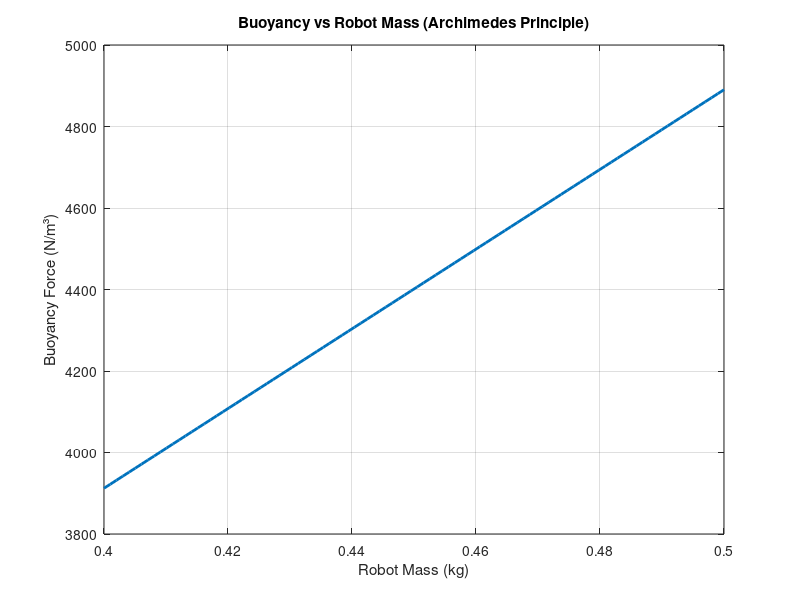

MATLAB code for this plot:
% Constants
g = 9.81;              % Acceleration due to gravity (m/s²)
rho_water = 997;       % Density of water (kg/m³)
mass_range = linspace(0.4, 0.5, 100); % Mass in kg range for the robot (400-500 grams)

% Buoyancy force calculation (Archimede's Principle)
buoyancy_force = rho_water * mass_range * g;

% Plotting
figure;
plot(mass_range, buoyancy_force, 'LineWidth', 2);
xlabel('Robot Mass (kg)');
ylabel('Buoyancy Force (N/m³)');
title('Buoyancy vs Robot Mass (Archimedes Principle)');
grid on;
